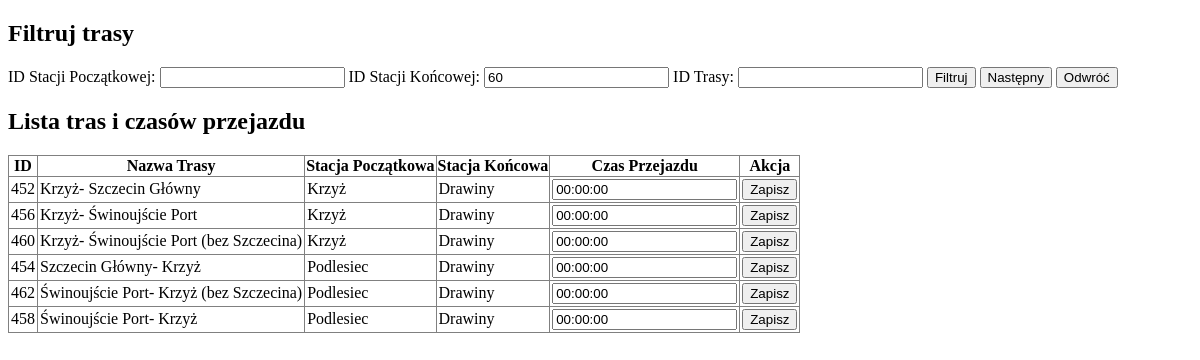
Before: /czasy.php?id_stacji_końcowej=60 with the older database file.
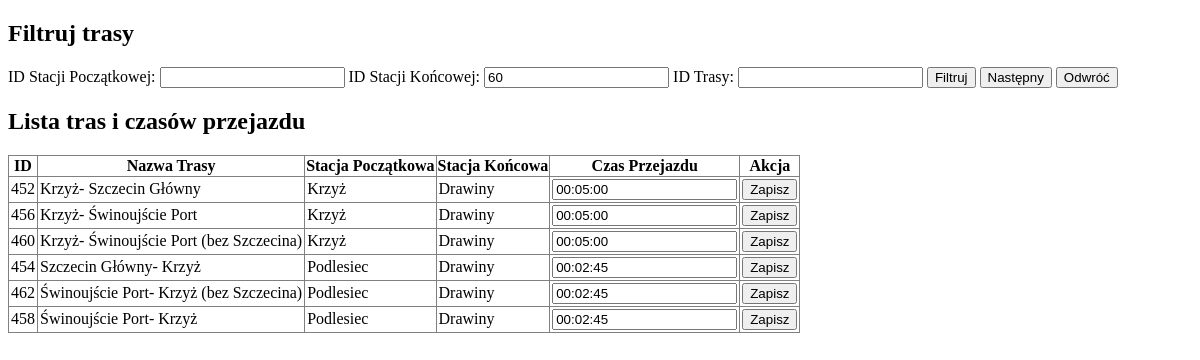
After: the same page with the newer database file.
### tables this page shows
CREATE TABLE `czasy_kursowania` (
  `id_czasu` int(11) NOT NULL,
  `id_trasy` int(11) DEFAULT NULL,
  `id_stacji_początkowej` int(11) DEFAULT NULL,
  `id_stacji_końcowej` int(11) DEFAULT NULL,
  `czas_przejazdu` time DEFAULT NULL
);

CREATE TABLE `trasy` (
  `id_trasy` int(11) NOT NULL,
  `nazwa_trasy` varchar(255) DEFAULT NULL,
  `id_stacji_poczatkowej` int(11) DEFAULT NULL,
  `id_stacji_koncowej` int(11) DEFAULT NULL
);

CREATE TABLE `stacje` (
  `id_stacji` int(11) NOT NULL,
  `nazwa_stacji` varchar(255) DEFAULT NULL,
  `typ_stacji_id` int(11) DEFAULT NULL,
  `uwagi` text DEFAULT NULL,
  `linia_kolejowa` text DEFAULT NULL
);

### czasy.php (the view, shortened to what this page needs)
<?php
$servername = "localhost";
$username = "root";
$password = "";
$dbname = "rozklad";
$conn = mysqli_connect($servername, $username, $password, $dbname);
$idStacjiPocz = isset($_GET['id_stacji_początkowej']) ? $_GET['id_stacji_początkowej'] : '';
$idStacjiKonc = isset($_GET['id_stacji_końcowej']) ? $_GET['id_stacji_końcowej'] : '';
$idTrasy = isset($_GET['id_trasy']) ? $_GET['id_trasy'] : '';
$sql = "
    SELECT
        czasy_kursowania.id_czasu,
        trasy.nazwa_trasy,
        stacje_poczatkowa.nazwa_stacji AS stacja_poczatkowa,
        stacje_koncowa.nazwa_stacji AS stacja_koncowa,
        czasy_kursowania.czas_przejazdu
    FROM czasy_kursowania
    LEFT JOIN trasy ON czasy_kursowania.id_trasy = trasy.id_trasy
    LEFT JOIN stacje AS stacje_poczatkowa ON czasy_kursowania.id_stacji_początkowej = stacje_poczatkowa.id_stacji
    LEFT JOIN stacje AS stacje_koncowa ON czasy_kursowania.id_stacji_końcowej = stacje_koncowa.id_stacji
    LEFT JOIN stacje_na_trasie ON czasy_kursowania.id_trasy = stacje_na_trasie.id_trasy
        AND czasy_kursowania.id_stacji_początkowej = stacje_na_trasie.id_stacji
    WHERE 1=1
";
if ($idStacjiKonc) {
    $sql .= " AND czasy_kursowania.id_stacji_końcowej = " . intval($idStacjiKonc);
}
$sql .= " ORDER BY stacje_na_trasie.kolejnosc ASC";
$result = mysqli_query($conn, $sql);
?>
<!DOCTYPE html>
<html lang="pl">
<head>
</head>
<body>
    <h2>Filtruj trasy</h2>
    <form method="GET">
        <label for="id_stacji_początkowej">ID Stacji Początkowej:</label>
        <input type="number" name="id_stacji_początkowej" id="id_stacji_początkowej" value="<?php echo htmlspecialchars($idStacjiPocz); ?>">
        <label for="id_stacji_końcowej">ID Stacji Końcowej:</label>
        <input type="number" name="id_stacji_końcowej" id="id_stacji_końcowej" value="<?php echo htmlspecialchars($idStacjiKonc); ?>">
        <label for="id_trasy">ID Trasy:</label>
        <input type="number" name="id_trasy" id="id_trasy" value="<?php echo htmlspecialchars($idTrasy); ?>">
        <button type="submit">Filtruj</button>
        <button type="submit" name="next" value="1">Następny</button>
        <button type="submit" name="reverse" value="1">Odwróć</button>
    </form>
    <h2>Lista tras i czasów przejazdu</h2>
    <table border="1">
        <tr>
            <th>ID</th>
            <th>Nazwa Trasy</th>
            <th>Stacja Początkowa</th>
            <th>Stacja Końcowa</th>
            <th>Czas Przejazdu</th>
            <th>Akcja</th>
        </tr>
        <?php while ($row = mysqli_fetch_array($result)): ?>
            <tr>
                <form method="POST" action="update.php">
                    <td><?php echo $row['id_czasu']; ?></td>
                    <td><?php echo htmlspecialchars($row['nazwa_trasy']); ?></td>
                    <td><?php echo htmlspecialchars($row['stacja_poczatkowa']); ?></td>
                    <td><?php echo htmlspecialchars($row['stacja_koncowa']); ?></td>
                    <td>
                        <input type="text" name="czas_przejazdu" value="<?php echo date('H:i:s', strtotime($row['czas_przejazdu'])); ?>" pattern="\d{2}:\d{2}:\d{2}">
                    </td>
                    <td><button type="submit">Zapisz</button></td>
                </form>
            </tr>
        <?php endwhile; ?>
    </table>
</body>
</html>

Changed rows visible on the page:
changed czasy_kursowania "Krzyż- Szczecin Główny": czas_przejazdu "00:00:00" → "00:05:00"
changed czasy_kursowania "Krzyż- Świnoujście Port": czas_przejazdu "00:00:00" → "00:05:00"
changed czasy_kursowania "Krzyż- Świnoujście Port (bez Szczecina)": czas_przejazdu "00:00:00" → "00:05:00"
changed czasy_kursowania "Szczecin Główny- Krzyż": czas_przejazdu "00:00:00" → "00:02:45"
changed czasy_kursowania "Świnoujście Port- Krzyż (bez Szczecina)": czas_przejazdu "00:00:00" → "00:02:45"
changed czasy_kursowania "Świnoujście Port- Krzyż": czas_przejazdu "00:00:00" → "00:02:45"
